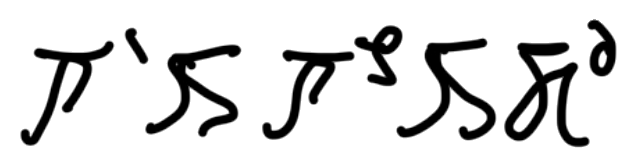
#> input picture real_words/images/000003.png, 636 x 167 px, given in place of images, which was not available
$ python measure_spacing.py ../real_words/images --out out.png --source ../real_words/images/000003.png
#> lines starting #> are read from the running program, lines starting #| are printed output that depends on the picture; after the words box and inside, x2 and y2 are one past the last pixel; in counts of white or black regions, pixels touching at a corner belong together; pictures that were not available may be replaced by others from this repository, and a replacement may not be noted
"""How close together handwritten letters are: gaps and touching, in letter heights, from images.

    python scripts/measure_spacing.py page.png other.png --out results/spacing.json \\
        [--invert] [--drop-coloured] [--drop-ruled] [--source "where the images come from"]
    python scripts/measure_spacing.py --synthetic 10 --glyphs font --lexicon words.tsv \\
        --out results/spacing_synthetic_font.json

For photos or scans of handwriting (dark ink on light paper; --invert for light on dark):
ink is found against the local paper level, and connected pieces of ink are measured. The
letter height L is the median height of the taller half of the pieces; pieces at least
0.6 L tall are letters (possibly several joined), smaller ones are signs and dots. Pieces
are grouped into lines, and the gap between neighbouring letters on a line is measured;
a gap over 0.6 L is a space between words.

Touching letters form one piece, so they have no gap to measure. Their number is
estimated from the width of each piece: a piece k times as wide as a single letter (the
median width of pieces narrower than 1.5 L) holds about k letters, joined k - 1 times.
"Touching" is the share of neighbouring letters joined this way. At low resolution, blur
joins letters closer than about a pixel, so compare with synthetic words using gaps under
0.03 L, not 0.

--drop-coloured removes coloured ink (lines drawn over a figure), --drop-ruled removes
long thin pieces (ruled lines). Rough by design: meant to compare the synthesiser's
spacing with real handwriting, not to segment it.

--synthetic N renders N pages of synthetic words (default settings, no rotation, so that
lines stay level) and measures them in exactly the same way, for a like-for-like check of
the synthesiser against real handwriting.
"""

import argparse
import json
import sys
from pathlib import Path

import numpy as np
from PIL import Image, ImageOps
from scipy import ndimage

WORD_GAP = 0.6


def load(path, invert=False, drop_coloured=False):
#> called with path = '../real_words/images', invert = False, drop_coloured = False
    rgb = Image.open(path).convert("RGB")
    gray = rgb.convert("L")
#> gray is the input picture: PIL image 636x167 L; min 0, max 255, mean 219.6
    if invert:
        gray = ImageOps.invert(gray)
    g = np.asarray(gray).astype(np.float32)
    if drop_coloured:
        a = np.asarray(rgb).astype(np.float32)
        g[(a.max(2) - a.min(2)) > 40] = 255
    return g


def pieces(g, min_area=12):
    """Boxes (x0, x1, y0, y1) of the connected pieces of ink."""
#> called with min_area = 12
    paper = ndimage.uniform_filter(ndimage.maximum_filter(g, size=15), size=31)  # lightest value nearby
    diff = paper - g
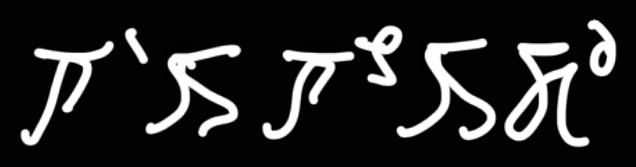
#> diff: shape (167, 636) float32; min -2.26, max 255, mean 35.3; drawn with min black and max white
    ink = diff > max(25.0, 0.35 * np.percentile(diff, 99.5))
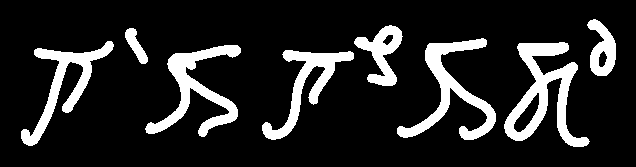
#> ink: shape (167, 636) bool; 14.7% white; 8 white regions, largest, box (x1, y1, x2, y2) and area: (504, 42, 590, 147) 3259, (397, 38, 496, 140) 2717, (145, 45, 241, 137) 2661
    lab, _ = ndimage.label(ink, structure=np.ones((3, 3)))
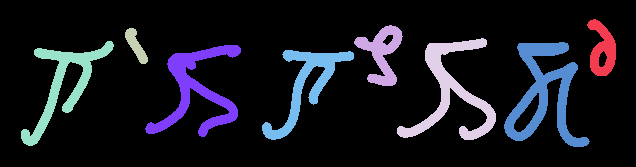
#> lab: shape (167, 636) int32; 9 distinct labels, from 0 to 8; one colour per label, 0 black
    boxes = []
    for i, sl in enumerate(ndimage.find_objects(lab), 1):
        if int((lab[sl] == i).sum()) >= min_area:
            boxes.append((sl[1].start, sl[1].stop, sl[0].start, sl[0].stop))
#> this loop made 8 passes
#> after the loop, boxes = [(587, 616, 19, 76), (354, 403, 25, 86), (125, 148, 28, 64), (397, 496, 38, 140), (21, 114, 41, 146), (504, 590, 42, 147), (145, 241, 45, 137), (262, 354, 50, 140)]
    return boxes


def letter_height(boxes):
    h = np.sort([b[3] - b[2] for b in boxes])
#> h = [36, 57, 61, 90, 92, 102, 105, 105]
    return float(np.median(h[len(h) // 2:]))


def measure(boxes, drop_ruled=False):
    L = letter_height(boxes)
#> L = 103.5
    if drop_ruled:
        boxes = [b for b in boxes if not ((b[1] - b[0]) > 4 * L and (b[3] - b[2]) < 0.5 * L)]
        L = letter_height(boxes)
    letters = [b for b in boxes if b[3] - b[2] >= 0.6 * L]
#> letters = [(397, 496, 38, 140), (21, 114, 41, 146), (504, 590, 42, 147), (145, 241, 45, 137), (262, 354, 50, 140)]
    lines = []
    for b in sorted(letters, key=lambda b: (b[2] + b[3]) / 2):
        mid = (b[2] + b[3]) / 2
        for line in lines:
            if abs(mid - line["mid"]) < 0.5 * L:
                line["boxes"].append(b)
                break
        else:
            lines.append({"mid": mid, "boxes": [b]})
#> this loop made 5 passes
#> (b, mid) on passes 1 to 5: ((397, 496, 38, 140), 89), ((145, 241, 45, 137), 91), ((21, 114, 41, 146), 93.5), ((504, 590, 42, 147), 94.5), ((262, 354, 50, 140), 95)
#> after the loop, lines = 1 item
    gaps = []
    for line in lines:
        row = sorted(line["boxes"], key=lambda b: b[0])
        gaps += [(b[0] - a[1]) / L for a, b in zip(row, row[1:])]
#> this loop made 1 pass
#> gaps on pass 1: [0.3, 0.203, 0.415, 0.0773]
    gaps = np.array(gaps)
    visible = gaps[gaps <= WORD_GAP]
#> visible = [0.3, 0.203, 0.415, 0.0773]
    widths = np.array([(b[1] - b[0]) / L for b in letters])
#> widths = [0.957, 0.899, 0.831, 0.928, 0.889]
    single = float(np.median(widths[widths < 1.5]))
#> single = 0.899
    joined = int((np.maximum(np.round(widths / single), 1) - 1).sum())
#> joined = 0
    return {"letter_height_px": round(L, 1), "letters_found": len(letters), "lines": len(lines),
            "single_letter_width_in_L": round(single, 3),
            "visible_gaps_in_L": {"n": int(len(visible)), "p10": round(float(np.percentile(visible, 10)), 3),
                                  "median": round(float(np.median(visible)), 3),
                                  "p90": round(float(np.percentile(visible, 90)), 3)} if len(visible) else None,
            "joined_letters": joined,
            "touching": round(joined / max(joined + len(visible), 1), 3)}


def synthetic_page(words, rng, rows=8, width=1300, row_h=95, space=38):
    """A page of synthetic words (words: synth.Words), dark ink on white."""
    page = np.full((rows * row_h, width), 255, np.uint8)
    for r in range(rows):
        x = 10
        while True:
            smp = words.synth.render(words.text(rng), rng)
            h, w = smp.image.shape
            if x + w > width - 10:
                break
            if h <= row_h:
                sub = page[r * row_h:r * row_h + h, x:x + w]
                np.minimum(sub, smp.image, out=sub)
                x += w + space
    return page


def measure_synthetic(n, glyphs, lexicon, seed=0, sizes="measured"):
    sys.path.insert(0, str(Path(__file__).resolve().parents[1]))
    from mayek_words.glyphs import GlyphStore
    from mayek_words.lexicon import Lexicon
    from mayek_words.synth import MEASURED, Config, Words, WordSynth, load_priors

    store = GlyphStore.from_font() if glyphs == "font" else GlyphStore.load(glyphs)
    cfg = Config(rotation=0)
    priors = load_priors(sizes={"measured": MEASURED, "font": None}.get(sizes, sizes))
    words = Words(WordSynth(store, priors, cfg), Lexicon.load(lexicon), numbers=0, stop=0)
    rng = np.random.default_rng(seed)
    pages = [measure(pieces(synthetic_page(words, rng).astype(np.float32))) for _ in range(n)]
    return {"pages": n, "glyphs": Path(glyphs).name, "lexicon": Path(lexicon).name,
            "gap": cfg.gap, "gap_jitter": cfg.gap_jitter, "touch": cfg.touch,
            "touching_median": round(float(np.median([p["touching"] for p in pages])), 3),
            "visible_gap_median_in_L": round(float(np.median([p["visible_gaps_in_L"]["median"] for p in pages])), 3),
            "letter_height_px_median": float(np.median([p["letter_height_px"] for p in pages]))}


def main():
    ap = argparse.ArgumentParser(description=__doc__, formatter_class=argparse.RawDescriptionHelpFormatter)
    ap.add_argument("images", nargs="*")
    ap.add_argument("--out", required=True)
    ap.add_argument("--invert", action="store_true")
    ap.add_argument("--drop-coloured", action="store_true")
    ap.add_argument("--drop-ruled", action="store_true")
    ap.add_argument("--source", default="", help="where the images come from, recorded in the output")
    ap.add_argument("--synthetic", type=int, default=0, help="measure this many pages of synthetic words")
    ap.add_argument("--glyphs", default="font", help="with --synthetic: glyph store .npz, or 'font'")
    ap.add_argument("--lexicon", help="with --synthetic: word<TAB>count list")
    ap.add_argument("--sizes", default="measured", help="with --synthetic: 'measured', 'font' or a sizes .json")
    args = ap.parse_args()

    if args.synthetic:
        r = measure_synthetic(args.synthetic, args.glyphs, args.lexicon, sizes=args.sizes)
        out = Path(args.out)
        out.parent.mkdir(parents=True, exist_ok=True)
        out.write_text(json.dumps({"synthetic": r}, indent=1, ensure_ascii=False), encoding="utf-8")
        print(f"synthetic pages: touching {r['touching_median']:.0%}, visible gap median "
              f"{r['visible_gap_median_in_L']} L; written to {out}")
        return

    rows = {}
    for path in args.images:
        r = measure(pieces(load(path, args.invert, args.drop_coloured)), args.drop_ruled)
#> r = 7 items
        rows[Path(path).name] = r
        v = r["visible_gaps_in_L"] or {}
#> v = {'n': 4, 'p10': 0.115, 'median': 0.251, 'p90': 0.381}
        print(f"{Path(path).name}: L {r['letter_height_px']} px, visible gaps median {v.get('median')} L "
              f"(n={v.get('n')}), touching {r['touching']:.0%}")
#| images: L 103.5 px, visible gaps median 0.251 L (n=4), touching 0%
    out = Path(args.out)
    report = json.loads(out.read_text(encoding="utf-8")) if out.exists() else {"samples": {}}
    report["samples"].update({name: {**r, "source": args.source,
                                     "options": {"invert": args.invert, "drop_coloured": args.drop_coloured,
                                                 "drop_ruled": args.drop_ruled}} for name, r in rows.items()})
    samples = list(report["samples"].values())
    report["median_over_samples"] = {
        "touching": round(float(np.median([s["touching"] for s in samples])), 3),
        "visible_gap_median_in_L": round(float(np.median([s["visible_gaps_in_L"]["median"] for s in samples
                                                          if s["visible_gaps_in_L"]])), 3),
        "samples": len(samples)}
    out.parent.mkdir(parents=True, exist_ok=True)
    out.write_text(json.dumps(report, indent=1, ensure_ascii=False), encoding="utf-8")
    print(f"median over {len(samples)} samples: {report['median_over_samples']}; written to {out}")


if __name__ == "__main__":
    main()

$ run again, on real_words/images/000004.png
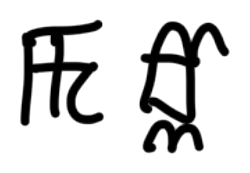
#> input picture real_words/images/000004.png, 250 x 173 px, given in place of images, which was not available
#> in load, gray is the input picture: PIL image 250x173 L; min 0, max 255, mean 211.4
#> in pieces, `ink = diff > max(25.0, 0.35 * np.percentile(diff, 99.5))`:
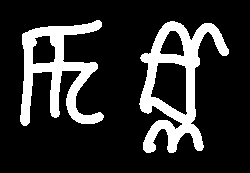
#> ink: shape (173, 250) bool; 18.1% white; 2 white regions, box (x1, y1, x2, y2) and area: (139, 21, 229, 153) 4247, (20, 20, 104, 126) 3598
#> in pieces, `lab, _ = ndimage.label(ink, structure=np.ones((3, 3)))`:
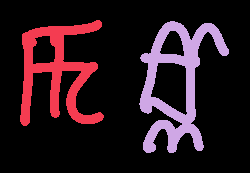
#> lab: shape (173, 250) int32; 3 distinct labels, from 0 to 2; one colour per label, 0 black
#> the loop in pieces, `for i, sl in enumerate(ndimage.find_objects(lab), 1):` made 2 passes
#> i on passes 1 to 2: 1, 2
#> after the loop in pieces, `for i, sl in enumerate(ndimage.find_objects(lab), 1):`: boxes = [(20, 104, 20, 126), (139, 229, 21, 153)]
#> h = [106, 132]
#> L = 132
#> letters = [(20, 104, 20, 126), (139, 229, 21, 153)]
#> the loop in measure, `for b in sorted(letters, key=lambda b: (b[2] + b[3]) / 2):` made 2 passes
#> (b, mid) on passes 1 to 2: ((20, 104, 20, 126), 73), ((139, 229, 21, 153), 87)
#> after the loop in measure, `for b in sorted(letters, key=lambda b: (b[2] + b[3]) / 2):`: lines = 1 item
#> the loop in measure, `for line in lines:` made 1 pass
#> (row, gaps) on pass 1: ([(20, 104, 20, 126), (139, 229, 21, 153)], [0.265])
#> visible = [0.265]
#> widths = [0.636, 0.682]
#> single = 0.659
#> joined = 0
#> r = 7 items
#> v = {'n': 1, 'p10': 0.265, 'median': 0.265, 'p90': 0.265}
#| images: L 132.0 px, visible gaps median 0.265 L (n=1), touching 0%

$ run again, on real_words/images/000005.png
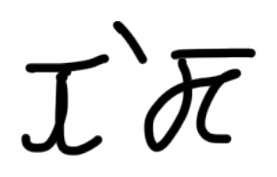
#> input picture real_words/images/000005.png, 277 x 177 px, given in place of images, which was not available
#> in load, gray is the input picture: PIL image 277x177 L; min 0, max 255, mean 223
#> paper: shape (177, 277) float32; every value is 255
#> in pieces, `ink = diff > max(25.0, 0.35 * np.percentile(diff, 99.5))`:
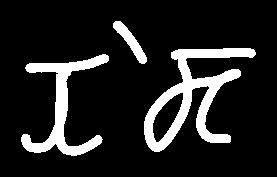
#> ink: shape (177, 277) bool; 13.3% white; 3 white regions, box (x1, y1, x2, y2) and area: (144, 48, 256, 152) 3645, (21, 54, 109, 156) 2425, (113, 21, 147, 64) 471
#> in pieces, `lab, _ = ndimage.label(ink, structure=np.ones((3, 3)))`:
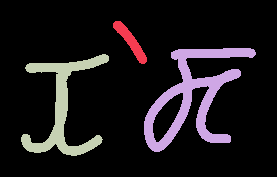
#> lab: shape (177, 277) int32; 4 distinct labels, from 0 to 3; one colour per label, 0 black
#> the loop in pieces, `for i, sl in enumerate(ndimage.find_objects(lab), 1):` made 3 passes
#> after the loop in pieces, `for i, sl in enumerate(ndimage.find_objects(lab), 1):`: boxes = [(113, 147, 21, 64), (144, 256, 48, 152), (21, 109, 54, 156)]
#> h = [43, 102, 104]
#> L = 103
#> letters = [(144, 256, 48, 152), (21, 109, 54, 156)]
#> the loop in measure, `for b in sorted(letters, key=lambda b: (b[2] + b[3]) / 2):` made 2 passes
#> (b, mid) on passes 1 to 2: ((144, 256, 48, 152), 100), ((21, 109, 54, 156), 105)
#> after the loop in measure, `for b in sorted(letters, key=lambda b: (b[2] + b[3]) / 2):`: lines = 1 item
#> the loop in measure, `for line in lines:` made 1 pass
#> (row, gaps) on pass 1: ([(21, 109, 54, 156), (144, 256, 48, 152)], [0.34])
#> visible = [0.34]
#> widths = [1.09, 0.854]
#> single = 0.971
#> joined = 0
#> r = 7 items
#> v = {'n': 1, 'p10': 0.34, 'median': 0.34, 'p90': 0.34}
#| images: L 103.0 px, visible gaps median 0.34 L (n=1), touching 0%
